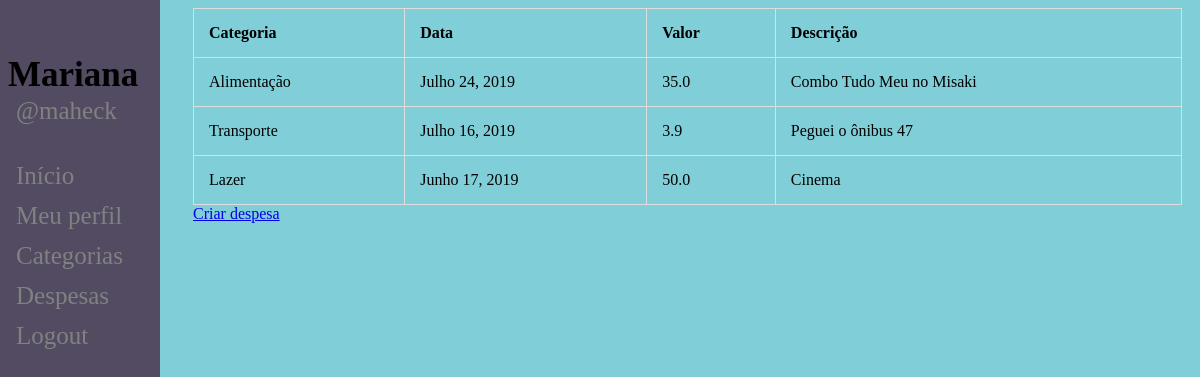
Before: /expenses (signed in) with the older database file.
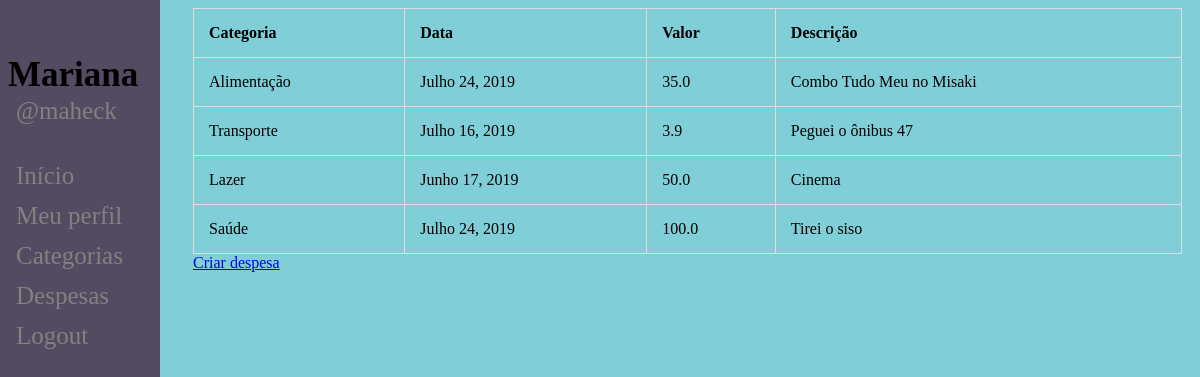
After: the same page with the newer database file.
### poupapig/models.py (models this page shows, shortened)
class Expense(models.Model):
	category = models.ForeignKey('Category', on_delete=models.CASCADE, blank=True, null=True, default=None)
	date = models.DateField(blank=True, null=True)
	amount = models.FloatField(null=True, blank=True, default=None)
	description = models.TextField()

class Category(models.Model):
	user = models.ForeignKey('auth.User', default="", on_delete=models.CASCADE)
	name = models.CharField(max_length=200)

### poupapig/views.py (the view)
# urls.py: path('expenses', views.expense_list, name='expense_list'),
def expense_list(request):
	expenses = Expense.objects.all()
	return render(request, 'expense_list.html', {'expenses': expenses})

### poupapig/templates/expense_list.html (shortened to what this page needs)
{% extends 'registration/base_profile.html' %}
{% load staticfiles %}
    {% block content %}
        <table>
            <tr>
                <th>Categoria</th>
                <th>Data</th>
                <th>Valor</th>
                <th>Descrição</th>
            </tr>
            {% for expense in expenses %}
                {% if expense.category.user == user %}
                    <tr>
                        <td>{{expense.category.name}}</td>
                        <td>{{expense.date}}</td>
                        <td>{{expense.amount}}</td>
                        <td>{{expense.description}}</td>
                    </tr>
                {% endif %}
            {% endfor %}
        </table>
        <a href="{% url 'new_expense' %}">Criar despesa</a>
    {% endblock %}

Changed rows visible on the page:
added Expense: category.name "Saúde", date "Julho 24, 2019", amount "100.0", description "Tirei o siso"
